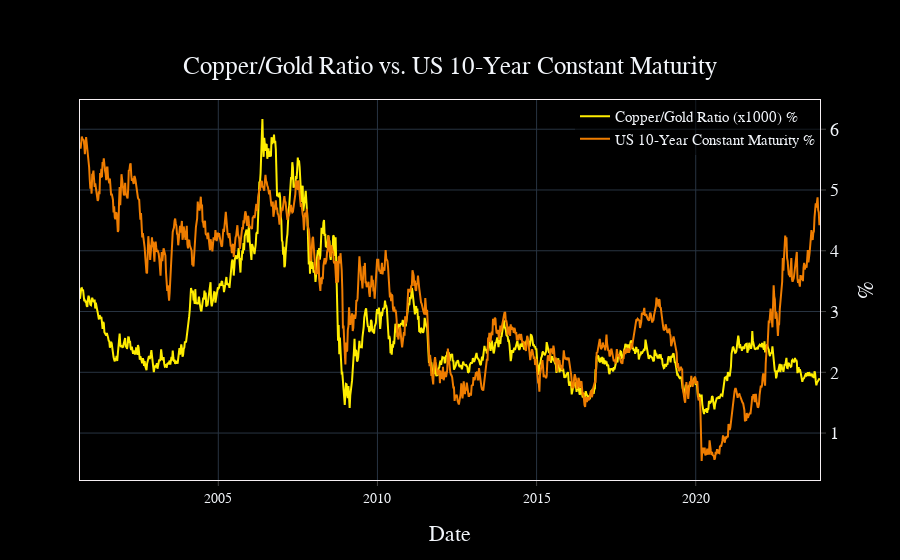

The notebook cell saved with this chart:
### Markdown cell above
With all the data collected, let's draw the chart to visualize the relationship.

### Code cell
fig = go.Figure()
fig.add_scatter(x=data.index, y=data["Copper/Gold Ratio"], name="Copper/Gold Ratio (x1000) %")
fig.add_scatter(x=data.index, y=data["US 10-Year Constant Maturity"], name="US 10-Year Constant Maturity %")
fig.update({"layout":
    {"xaxis": {"title": "Date"},
    "yaxis": {"title": "%"},
    "title": "Copper/Gold Ratio vs. US 10-Year Constant Maturity",
    "title_y":0.90,
    "title_x":0.5,
}})
fig.update_layout(
    legend=dict(
        yanchor="top",
        y=1,
        xanchor="right",
        x=1.0
    )
)

### Figure 1 — Plotly figure (JSON) as saved in the notebook; plotly's stock layout.template omitted (floating-point values rounded to 4 significant figures; data arrays with more than 128 entries replaced by an {"elided": "..."} marker saying what was removed)
{"data": [{"name": "Copper/Gold Ratio (x1000) %", "type": "scatter", "x": {"elided": "1214 str values"}, "y": {"elided": "1214 float values"}}, {"name": "US 10-Year Constant Maturity %", "type": "scatter", "x": {"elided": "1214 str values"}, "y": {"elided": "1214 float values"}}], "layout": {"legend": {"x": 1, "xanchor": "right", "y": 1, "yanchor": "top"}, "title": {"text": "Copper/Gold Ratio vs. US 10-Year Constant Maturity", "x": 0.5, "y": 0.9}, "xaxis": {"title": {"text": "Date"}}, "yaxis": {"title": {"text": "%"}}}}
